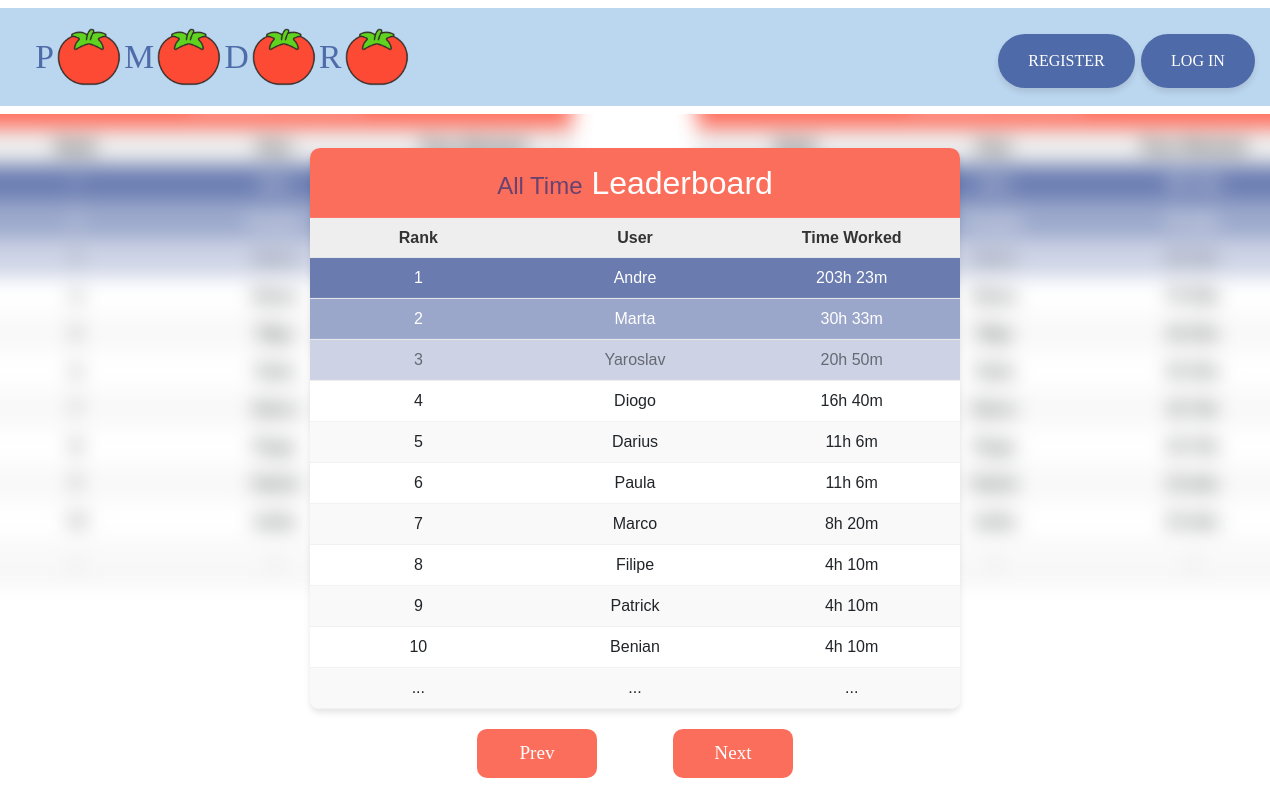
/leaderboard?timeframe=&action=prev, run on the app's committed database.
### tables this page shows
CREATE TABLE users (
    id INTEGER PRIMARY KEY AUTOINCREMENT NOT NULL,
    username TEXT NOT NULL, hash TEXT NOT NULL
);

### blueprints/main/leaderboard.py (the view)
@leaderboard_bp.route('/leaderboard', methods=['GET'])
def show_leaderboard():
	timeframe = request.args.get('timeframe')
	current_index = session.get('current_index', 0)
	is_refresh = request.headers.get('X-Refresh') == 'true'
	if is_refresh:
		action = None
	else:
		action = request.args.get('action')
	if action == 'prev':
		current_index = (current_index - 1) % len(TIMEFRAMES)  # Wrap around with modulo
	elif action == 'next':
		current_index = (current_index + 1) % len(TIMEFRAMES)  # Wrap around with modulo
	session['current_index'] = current_index
	timeframe = TIMEFRAMES[current_index]
	return leaderboard(timeframe)

### app.py (called while the page is built)
@app.after_request
def after_request(response):
	response.headers["Cache-Control"] = "no-cache, no-store, must-revalidate"
	response.headers["Expires"] = 0
	response.headers["Pragma"] = "no-cache"
	return response

### templates/leaderboard.html (shortened to what this page needs)
{% extends "layout.html" %}
{% block main %}
	<div class="leaderboard-container">
		<div class="leaderboard">
			<h2><span style="color: rgba(7, 36, 124, 0.6); font-size: 24px;">{{ message }}</span> Leaderboard</h2>
			<div class="leaderboard-header leader-container">
				<div class="rank">Rank</div>
				<div class="user">User</div>
				<div class="time">Time Worked</div>
			</div>
			<div class="leaderboard-rows ">
				{% for entry in leaderboard_data %}
					<div class="leaderboard-row leader-container">
						<div class="rank">{{ entry.rank }}</div>
						<div class="user">{{ entry.username }}</div>
						<div class="time">{{ entry.total_time }}</div>
					</div>
				{% endfor %}
				{% if leaderboard_data|length < 11 %}
					{% for i in range(leaderboard_data|length, 11) %}
						<div class="leaderboard-row more-users leader-container">
							<div class="rank">...</div>
							<div class="user">...</div>
							<div class="time">...</div>
						</div>
					{% endfor %}
				{% endif %}
			</div>
		</div>
		<div class="leaderboard-navigation">
			<a href="{{ url_for('main.leaderboard.show_leaderboard', timeframe=timeframe, action='prev') }}">
				<button>Prev</button>
			</a>
			<a href="{{ url_for('main.leaderboard.show_leaderboard', timeframe=timeframe, action='next') }}">
				<button>Next</button>
			</a>
		</div>
	</div>
	<div class="blurred-leaderboards-left">
		<img src="{{ url_for('static', filename='images/day-leaderboard.png') }}" alt="Day Leaderboard" class="blurred-leaderboard-left">
	</div>
	<div class="blurred-leaderboards-right">
		<img src="{{ url_for('static', filename='images/day-leaderboard.png') }}" alt="Day Leaderboard" class="blurred-leaderboard-right">
	</div>
{% endblock %}

### static/css/styles.css (style rules this page uses)
:root { --grey-color: rgba(200, 200, 200, 0.3); --darkblue-color: rgba(7, 36, 124, 0.6); --red-color: rgba(252, 74, 52, 0.8); --green-color: rgba(95, 211, 31, 1); --blue-color: rgba(30, 119, 201, 0.3); }
body { background-color: white; background-size: 20px 20px; background-position: center; }

### static/css/leaderboard.css (style rules this page uses)
.leaderboard { width: 100%; max-width: 650px; margin: 0; background-color: #ffffff; border-radius: 10px; box-shadow: 0 4px 6px rgba(0, 0, 0, 0.1); font-family: 'Futura', sans-serif; overflow: hidden; }
.leaderboard h2 { text-align: center; background-color: rgba(252, 74, 52, 0.8); color: white; padding: 1rem; margin: 0; }
.leaderboard-header { display: grid; grid-template-columns: 1fr 2fr 2fr; background-color: rgba(200, 200, 200, 0.3); font-weight: bold; padding: 0.5rem; text-align: left; color: #333; }
.leaderboard-rows { display: flex; flex-direction: column; }
.leaderboard-row { display: grid; grid-template-columns: 1fr 2fr 2fr; padding: 0.5rem; border-bottom: 1px solid #f0f0f0; align-items: center; }
.leaderboard-row:nth-child(odd) { background-color: #f9f9f9; }
.leaderboard-row:first-child { background-color: rgba(7, 36, 124, 0.6); color: rgba(255, 255, 255); }
.leaderboard-row:nth-child(2) { background-color: rgba(7, 36, 124, 0.4); color: rgba(255, 255, 255); }
.leaderboard-row:nth-child(3) { background-color: rgba(7, 36, 124, 0.2); color: rgba(0, 0, 0, 0.5); }
.leader-container { display: grid; grid-template-columns: 1fr 1fr 1fr; text-align: center; gap: 1rem; }
.leaderboard-container { width: 100%; max-width: 650px; position: absolute; top: 50%; left: 50%; transform: translate(-50%, -40%); align-items: center; flex-direction: column; align-items: center; }
.blurred-leaderboards-left { display: flex; flex-direction: row; gap: 1rem; left: -200px; z-index: -1; width: 100%; max-width: 600px; position: absolute; top: 50%; left: 50%; transform: translate(-110%, -65%); }
.blurred-leaderboard-left { width: 100%; height: auto; filter: blur(10px); }
.blurred-leaderboards-right { display: flex; flex-direction: row; gap: 1rem; left: +200px; z-index: -1; width: 100%; max-width: 600px; position: absolute; top: 50%; left: 50%; transform: translate(10%, -65%); }
.blurred-leaderboard-right { width: 100%; height: auto; filter: blur(10px); }
.leaderboard-navigation { display: flex; flex-direction: row; gap: 1rem; margin-top: 20px; justify-content: center; }
.leaderboard-navigation button { flex: none; width: 120px; background-color: rgba(252, 74, 52, 0.8); color: white; border: none; cursor: pointer; margin-right: 30px; margin-left: 30px; border-radius: 10px; }

### static/css/buttons.css (style rules this page uses)
button { padding: 10px 20px; font-size: 1.2em; cursor: pointer; background-color: #28a745; color: white; border: none; border-radius: 5px; }

### data on the page
users: rank "1", username "Andre", total_time "203h 23m"
users: rank "2", username "Marta", total_time "30h 33m"
users: rank "3", username "Yaroslav", total_time "20h 50m"
users: rank "4", username "Diogo", total_time "16h 40m"
users: rank "5", username "Darius", total_time "11h 6m"
users: rank "6", username "Paula", total_time "11h 6m"
users: rank "7", username "Marco", total_time "8h 20m"
users: rank "8", username "Filipe", total_time "4h 10m"
users: rank "9", username "Patrick", total_time "4h 10m"
users: rank "10", username "Benian", total_time "4h 10m"

### other printed values
{{ message }} "All Time"
